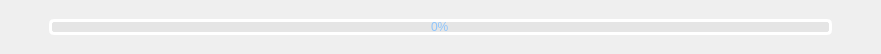
   <widget class="QWidget" name="gridLayoutWidget_7">
    <property name="geometry">
     <rect>
      <x>0</x>
      <y>720</y>
      <width>881</width>
      <height>51</height>
     </rect>
    </property>
    <layout class="QGridLayout" name="gridLayout_7">
     <item row="0" column="1">
      <widget class="QProgressBar" name="progressBar">
       <property name="palette">
        <palette>
         <active>
          <colorrole role="WindowText">
           <brush brushstyle="SolidPattern">
            <color alpha="255">
             <red>142</red>
             <green>197</green>
             <blue>252</blue>
            </color>
           </brush>
          </colorrole>
          <colorrole role="Button">
           <brush brushstyle="SolidPattern">
            <color alpha="100">
             <red>215</red>
             <green>215</green>
             <blue>215</blue>
            </color>
           </brush>
          </colorrole>
          <colorrole role="Text">
           <brush brushstyle="SolidPattern">
            <color alpha="255">
             <red>142</red>
             <green>197</green>
             <blue>252</blue>
            </color>
           </brush>
          </colorrole>
          <colorrole role="ButtonText">
           <brush brushstyle="SolidPattern">
            <color alpha="255">
             <red>142</red>
             <green>197</green>
             <blue>252</blue>
            </color>
           </brush>
          </colorrole>
          <colorrole role="Base">
           <brush brushstyle="SolidPattern">
            <color alpha="100">
             <red>215</red>
             <green>215</green>
             <blue>215</blue>
            </color>
           </brush>
          </colorrole>
          <colorrole role="Window">
           <brush brushstyle="SolidPattern">
            <color alpha="100">
             <red>215</red>
             <green>215</green>
             <blue>215</blue>
            </color>
           </brush>
          </colorrole>
          <colorrole role="PlaceholderText">
           <brush brushstyle="SolidPattern">
            <color alpha="128">
             <red>142</red>
             <green>197</green>
             <blue>252</blue>
            </color>
           </brush>
          </colorrole>
         </active>
         <inactive>
          <colorrole role="WindowText">
           <brush brushstyle="SolidPattern">
            <color alpha="255">
             <red>142</red>
             <green>197</green>
             <blue>252</blue>
            </color>
           </brush>
          </colorrole>
          <colorrole role="Button">
           <brush brushstyle="SolidPattern">
            <color alpha="100">
             <red>215</red>
             <green>215</green>
             <blue>215</blue>
            </color>
           </brush>
          </colorrole>
          <colorrole role="Text">
           <brush brushstyle="SolidPattern">
            <color alpha="255">
             <red>142</red>
             <green>197</green>
             <blue>252</blue>
            </color>
           </brush>
          </colorrole>
          <colorrole role="ButtonText">
           <brush brushstyle="SolidPattern">
            <color alpha="255">
             <red>142</red>
             <green>197</green>
             <blue>252</blue>
            </color>
           </brush>
          </colorrole>
          <colorrole role="Base">
           <brush brushstyle="SolidPattern">
            <color alpha="100">
             <red>215</red>
             <green>215</green>
             <blue>215</blue>
            </color>
           </brush>
          </colorrole>
          <colorrole role="Window">
           <brush brushstyle="SolidPattern">
            <color alpha="100">
             <red>215</red>
             <green>215</green>
             <blue>215</blue>
            </color>
           </brush>
          </colorrole>
          <colorrole role="PlaceholderText">
           <brush brushstyle="SolidPattern">
            <color alpha="128">
             <red>142</red>
             <green>197</green>
             <blue>252</blue>
            </color>
           </brush>
          </colorrole>
         </inactive>
         <disabled>
          <colorrole role="WindowText">
           <brush brushstyle="SolidPattern">
            <color alpha="255">
             <red>142</red>
             <green>197</green>
             <blue>252</blue>
            </color>
           </brush>
          </colorrole>
          <colorrole role="Button">
           <brush brushstyle="SolidPattern">
            <color alpha="100">
             <red>215</red>
             <green>215</green>
             <blue>215</blue>
            </color>
           </brush>
          </colorrole>
          <colorrole role="Text">
           <brush brushstyle="SolidPattern">
            <color alpha="255">
             <red>142</red>
             <green>197</green>
             <blue>252</blue>
            </color>
           </brush>
          </colorrole>
          <colorrole role="ButtonText">
           <brush brushstyle="SolidPattern">
            <color alpha="255">
             <red>142</red>
             <green>197</green>
             <blue>252</blue>
            </color>
           </brush>
          </colorrole>
          <colorrole role="Base">
           <brush brushstyle="SolidPattern">
            <color alpha="100">
             <red>215</red>
             <green>215</green>
             <blue>215</blue>
            </color>
           </brush>
          </colorrole>
          <colorrole role="Window">
           <brush brushstyle="SolidPattern">
            <color alpha="100">
             <red>215</red>
             <green>215</green>
             <blue>215</blue>
            </color>
           </brush>
          </colorrole>
          <colorrole role="PlaceholderText">
           <brush brushstyle="SolidPattern">
            <color alpha="128">
             <red>142</red>
             <green>197</green>
             <blue>252</blue>
            </color>
           </brush>
          </colorrole>
         </disabled>
        </palette>
       </property>
       <property name="styleSheet">
        <string notr="true">
QProgressBar{ 
height:5px;
color: #8EC5FC; 
text-align:center; 
border:3px solid rgb(255, 255, 255);
border-radius: 5px; 
background-color: rgba(215, 215, 215,100);
} 

QProgressBar:chunk{ 
border-radius:0px; 
background:  #6BABFA;
border-radius: 7px;
}</string>
       </property>
       <property name="value">
        <number>0</number>
       </property>
      </widget>
     </item>
     <item row="0" column="0">
      <widget class="QPushButton" name="pushButton_bofang">
       <property name="minimumSize">
        <size>
         <width>32</width>
         <height>32</height>
        </size>
       </property>
       <property name="cursor">
        <cursorShape>PointingHandCursor</cursorShape>
       </property>
       <property name="toolTip">
        <string>暂停/开启检测</string>
       </property>
       <property name="styleSheet">
        <string notr="true">border: none</string>
       </property>
       <property name="text">
        <string/>
       </property>
       <property name="icon">
        <iconset>
         <normaloff>icon/播放.png</normaloff>icon/播放.png</iconset>
       </property>
       <property name="iconSize">
        <size>
         <width>32</width>
         <height>32</height>
        </size>
       </property>
      </widget>
     </item>
     <item row="0" column="2">
      <widget class="QPushButton" name="pushButton_stop">
       <property name="minimumSize">
        <size>
         <width>32</width>
         <height>32</height>
        </size>
       </property>
       <property name="cursor">
        <cursorShape>PointingHandCursor</cursorShape>
       </property>
       <property name="toolTip">
        <string>停止检测</string>
       </property>
       <property name="styleSheet">
        <string notr="true">border: none</string>
       </property>
       <property name="text">
        <string/>
       </property>
       <property name="icon">
        <iconset>
         <normaloff>icon/终止.png</normaloff>icon/终止.png</iconset>
       </property>
       <property name="iconSize">
        <size>
         <width>32</width>
         <height>32</height>
        </size>
       </property>
      </widget>
     </item>
    </layout>
   </widget>
